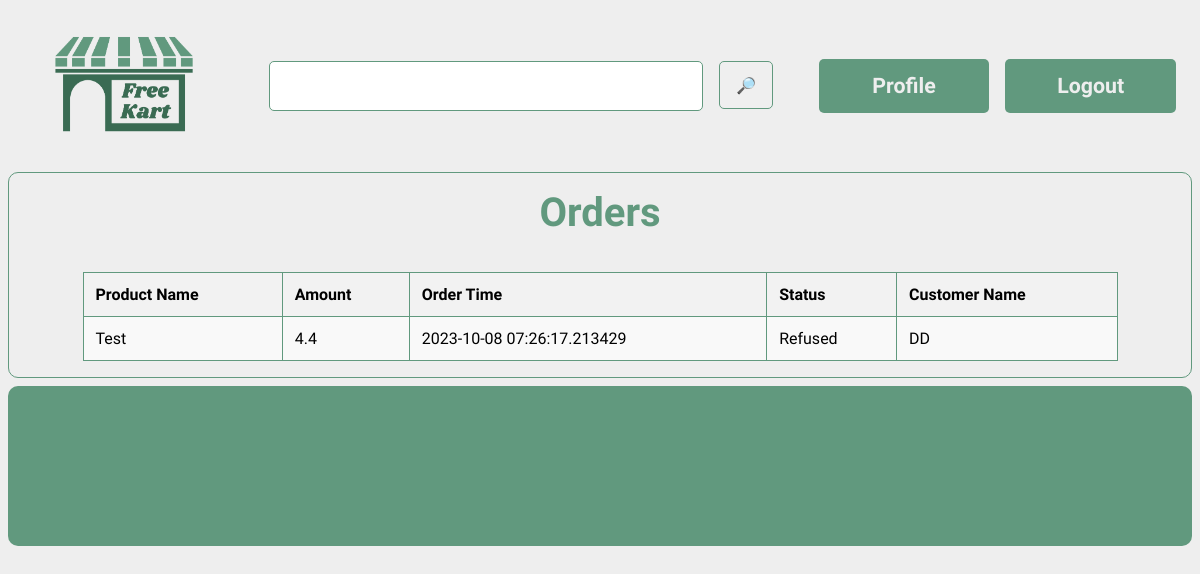
The page /profile/ (signed in) on the database its author committed.
### models.py (models this page shows, shortened)
class Order(db.Model):
    __tablename__ = "orders"
    id = db.Column(db.Integer, primary_key=True, autoincrement=True)
    quantity = db.Column(db.Integer, nullable=False)
    amount = db.Column(db.Float, nullable=False)
    timestamp = db.Column(db.DateTime, nullable=False)
    status = db.Column(db.String(25), nullable=False)
    customer_id = db.Column(db.Integer, db.ForeignKey('customers.id'), nullable=False)
    product_id = db.Column(db.Integer, db.ForeignKey('products.id'), nullable=False)

class Customer(db.Model):
    __tablename__ = "customers"
    id = db.Column(db.Integer, primary_key=True, autoincrement=True)
    name = db.Column(db.String(50), nullable=False)
    lat = db.Column(db.Float, nullable=False)
    long = db.Column(db.Float, nullable=False)
    address = db.Column(db.String(100), nullable=False)
    phone = db.Column(db.String(25), nullable=False)
    email = db.Column(db.String(50), nullable=False, unique=True)
    password = db.Column(db.String(100), nullable=False)
    orders = db.relationship('Order', backref='customer', lazy=True)

### routes/core.py (the view)
@core.route("/profile/")
def profile():
    if 'user_id' not in session or 'type' not in session or session['type'] != 'customer':
        return redirect(url_for('core.root'))
    customer = Customer.query.get(session['user_id'])
    orders = Order.query.filter_by(customer_id=session["user_id"]).all()
    for order in orders:
        order.product_name = Product.query.get(order.product_id).name
    return render_template("profile.html", customer=customer, orders=orders)

### templates/profile.html
{% extends "base.html" %}
{% block head %}
<link rel="stylesheet" href="{{
    url_for('static', filename = 'css/dashboard.css')
}}">
{% endblock %}
{% block content %}
<inventory>
    <div class="display">
        <div class="heading">
          Orders
        </div>
        <div class="products">
            <table>
                <tr>
                    <th>Product Name</th>
                    <th>Amount</th>
                    <th>Order Time</th>
                    <th>Status</th>
                    <th>Customer Name</th>
                </tr>
                {% for order in orders %}
                {% if order.status != "Pending" %}
                <tr>
                    <td>{{order.product_name}}</td>
                    <td>{{order.amount}}</td>
                    <td>{{order.timestamp}}</td>
                    <td>{{order.status}}</td>
                    <td>{{customer.name}}</td>
                </tr>
                {% endif %}
                {% endfor %}
            </table>
        </div>
      </div>
</inventory>
{% endblock %}

### static/css/global.css (style rules this page uses)
:root { --primary : #61997e; --white : #eeeeee; --content-font : 'Signika Negative' }
html { background-color: var(--white); }
* { margin: none; padding: none; border: none; outline: none; }
body { display: flex; flex-direction: column; gap: 0.5em; }
.display { display: flex; flex-direction: column; align-items: center; gap: 1em; padding: 1em; height: auto; border-radius: 10px; border:1px solid var(--primary); }
.heading { font-family: var(--content-font); font-size: 30pt; font-weight: 700; color: var(--primary); }
.products { display: grid; width: 90%; grid-template-columns: repeat(auto-fill, minmax(200px, 1fr)); gap: 2em; }

### static/css/dashboard.css (style rules this page uses)
inventory { display: flex; flex-direction: column; gap: 1em; }
.products { display: flex; }
table { font-family: var(--content-font); border-collapse: collapse; width: 100%; margin-top: 20px; }
th, td { border: 1px solid var(--primary); text-align: left; padding: 12px; }
th { background-color: #f2f2f2; }
tr:nth-child(even) { background-color: #f9f9f9; }

### rows shown on the page
Order: product_name "Test", amount "4.4", timestamp "2023-10-08 07:26:17.213429", status "Refused"
Customer: name "DD"
